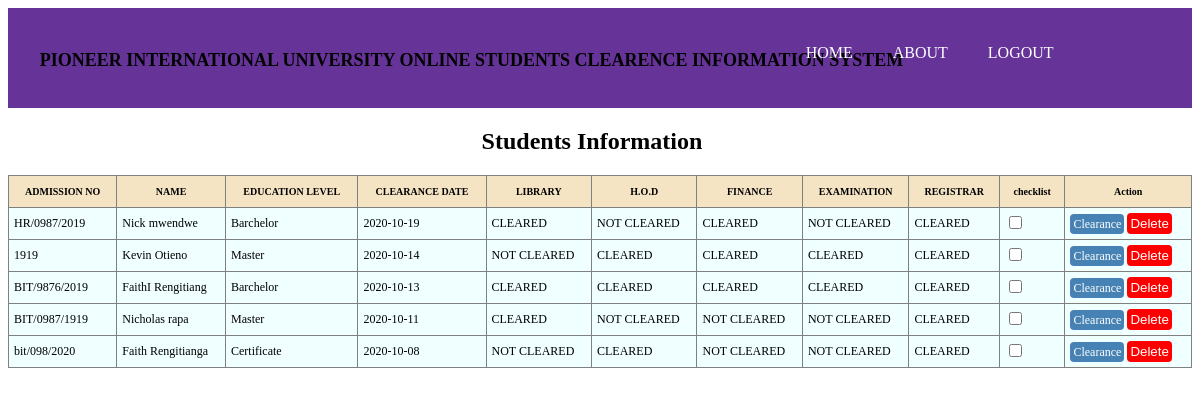
The page /view-clearance.php (signed in) on the database its author committed.
### tables this page shows
CREATE TABLE `clearance` (
  `id` int(11) NOT NULL,
  `addimission` varchar(20) NOT NULL,
  `fname` text NOT NULL,
  `lname` text NOT NULL,
  `level` text NOT NULL,
  `date` date NOT NULL,
  `library` varchar(50) NOT NULL,
  `hod` varchar(50) NOT NULL,
  `finance` varchar(50) NOT NULL,
  `examination` varchar(50) NOT NULL,
  `registrar` varchar(50) NOT NULL
);

### view-clearance.php (the view, shortened to what this page needs)
<?php
 require '../dbcontroller.php';
?>
<!DOCTYPE html>
<html>
<head>
</head>
<body>
	<header>
	<div class="logo">
		<h1>PIONEER INTERNATIONAL UNIVERSITY ONLINE STUDENTS CLEARENCE INFORMATION SYSTEM</h1>
	</div>
	<nav>
		<ul>
			<li><a href="registrer-home.php">HOME</a></li>
			<li><a href="about.php">ABOUT</a></li>
			<li><a href="registrer-logout.php">LOGOUT</a></li>
		</ul>
	</nav>
</header>
<div class="bgsize" >
<div class="center">
		<h2 style="margin-left: 40%;">Students Information</h2>
		<?php
			$selectQuery = mysqli_query($con, "select * from clearance order by id desc");
			$numberofRows = mysqli_num_rows($selectQuery);
			echo "
					<table class='table' border=1>
					<thead>
						<tr>
						<th>ADMISSION NO</th>
						<th>NAME</th>
						<th>EDUCATION LEVEL</th>
						<th>CLEARANCE DATE</th>
						<th>LIBRARY</th>
						<th>H.O.D</th>
						<th>FINANCE</th>
						<th>EXAMINATION</th>
						<th>REGISTRAR</th>
						<th>checklist</th>
						<th>Action</th>
						</tr>
					</thead>
					<tbody>
				";
			if ($numberofRows>0) {
				while ($row = mysqli_fetch_assoc($selectQuery)) {
			?>
				<tr>
					<form action="" method="post">
						<td><?php echo $row['addimission']; ?> </td>
						<td><?php echo $row['fname']; ?> <?php echo $row['lname']; ?></td>
						<td><?php echo $row['level']; ?></td>
						<td><?php echo $row['date']; ?></td>
						<td><?php echo $row['library']; ?></td>
						<td><?php echo $row['hod']; ?> </td>
						<td><?php echo $row['finance']; ?></td>
						<td><?php echo $row['examination']; ?></td>
						<td><?php echo $row['registrar']; ?></td>
						<td ><label><input type="checkbox" class="indeterminate-checkbox" name='check' value="<?php echo $row['id']; ?>" required /><span></span></label></td>
						<td>
							<a href='reg-edit.php?unitid=<?php echo $row['id']; ?>' type="submit" name="edit" value="Edit" style="text-decoration:none;padding:3px;border-radius:4px;border:none;background-color:steelblue;color:white">Clearance</a>
							<button type="submit" name="delete" value="Delete" style="padding:3px;border-radius:4px;border:none;background-color:red;color:white">Delete</button>
						</td>
					</form>
				</tr>
			<?php
				}
			}
		echo '</tbody></table>';
		?>
	</div>
</div>
</body>
</html>

### view-clearance.php (style rules this page uses)
.table { margin: 10px auto; border-collapse: collapse; width: 100%; }
.table tr th { background-color: #F5E4C4; color: #000000; padding: 10px; font-size: 10px; }
.table tr td { padding: 5px; font-size: 12px; background-color: #F0FFFF; }
.center { width:100%; margin: 20px auto; }
header { width: 100%; position: fixed; position: relative; height: 100px; background: #663399; }
.logo { position: absolute; left: 1%; top: 10px; }
nav { position: absolute; top: 20px; right: 10%; }
nav ul li { list-style: none; float: left; }
nav ul li a { text-decoration: none; padding: 20px; color: white; }
h1 { font-size: 18px; padding: 20px; }

### rows shown on the page
clearance: addimission "HR/0987/2019", fname "Nick", lname "mwendwe", level "Barchelor", date "2020-10-19", library "CLEARED", hod "NOT CLEARED", finance "CLEARED", examination "NOT CLEARED", registrar "CLEARED"
clearance: addimission "1919", fname "Kevin", lname "Otieno", level "Master", date "2020-10-14", library "NOT CLEARED", hod "CLEARED", finance "CLEARED", examination "CLEARED", registrar "CLEARED"
clearance: addimission "BIT/9876/2019", fname "FaithI", lname "Rengitiang", level "Barchelor", date "2020-10-13", library "CLEARED", hod "CLEARED", finance "CLEARED", examination "CLEARED", registrar "CLEARED"
clearance: addimission "BIT/0987/1919", fname "Nicholas", lname "rapa", level "Master", date "2020-10-11", library "CLEARED", hod "NOT CLEARED", finance "NOT CLEARED", examination "NOT CLEARED", registrar "CLEARED"
clearance: addimission "bit/098/2020", fname "Faith", lname "Rengitianga", level "Certificate", date "2020-10-08", library "NOT CLEARED", hod "CLEARED", finance "NOT CLEARED", examination "NOT CLEARED", registrar "CLEARED"
